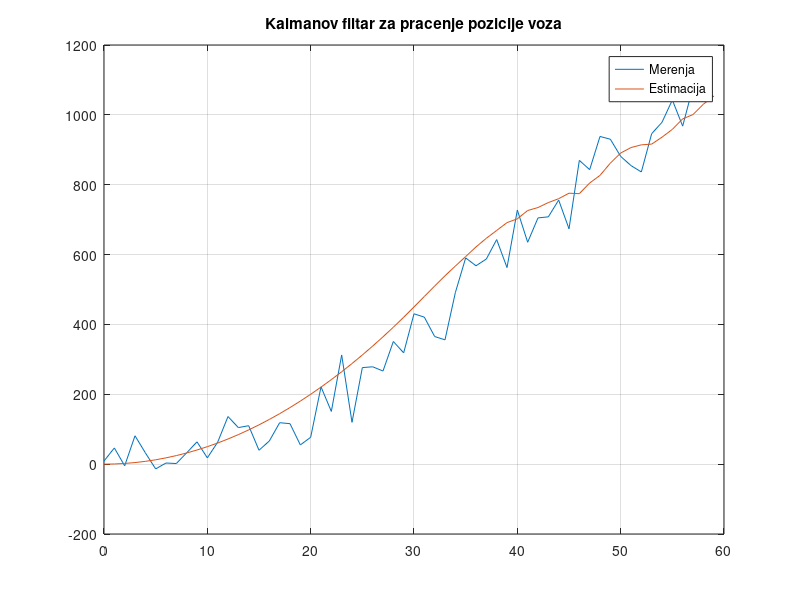

This chart was generated by the following MATLAB code:
clc;
clear all;
close all;

data = load('vozGPS.mat');
y = data.y;

%%
T = 1;
u = zeros(1, length(y));
u(1:30) = 1; % upravljacka sekvenca

A = [1 T;0 T];
C = [1 0];
B = [T^2/2;T];

R = 50^2;

Q1 = [T^4/4 T^3/2; T^3/2 T^2];
u1 = zeros(1, length(y));
u1(31:end) = 1;
%u1 = 1 + u1;


% inicijalizacija

x_est = [0;0];
P_est = zeros(2,2);

% vektori u kojim pamtimo

x_estimirano = zeros(2, length(y)+1);
P_estimirano = zeros(2, length(y)+1);
K_zapamceno = zeros(2,length(y));

x_estimirano(:,1) = x_est;
P_estimirano(:,1) = diag(P_est);

% iteracije

for k = 1:length(y)
    % predikcija
    x_pred = A*x_est + B*u(k);

    Q = Q1*u1(k);
    P_pred = A*P_est*A' + Q;

    %estimacija
    K = P_pred*C'*(C*P_pred*C'+R)^(-1);
    x_est = x_pred + K*(y(k)-C*x_pred);
    P_est = (eye(2,2) - K*C)*P_pred;

    % pamcenje vrednosti
    x_estimirano(:,k+1) = x_est;
    P_estimirano(:,k+1) = diag(P_est);
    K_zapamceno(:,k) = K;
    
end

% prikaz rezultata
n = 0:T:length(y)-T;
figure(1);
plot(n,y);hold on;
plot(n,x_estimirano(1,1:end-1));grid on;
title("Kalmanov filtar za pracenje pozicije voza");
legend("Merenja","Estimacija");
